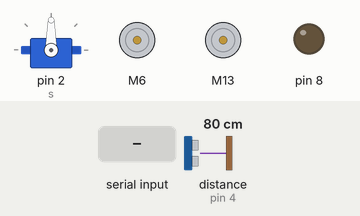
A sketch run on a simulated Arduino Uno, built with avr-gcc and run on an emulated ATmega328P. Parts: servo, 2 × DC motor (green arrow = forward, orange = backward, longer = faster), output pins drawn as LEDs (lit = HIGH). The inputs (shaded band) are chosen by the test bench; at power-on: distance to the obstacle (sensor on pin 4) 80 cm. The echo pulse lasts 58.3 µs per cm.

Above: at 1.2 s.
1.3 s: "3" received over Serial
At 2.2 s:
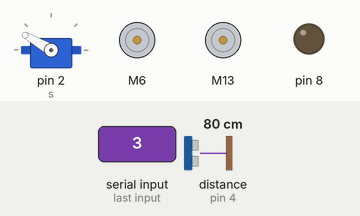
4.2 s: "1" received over Serial
At 5.5 s:
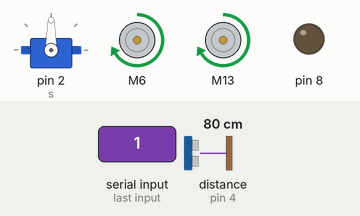
5.8 s: "2" received over Serial
At 7.2 s:
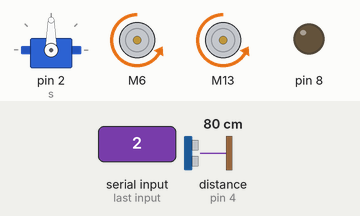
7.5 s: "4" received over Serial
At 8.4 s:
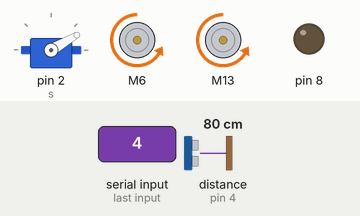
10.4 s: "6" received over Serial
At 11.7 s:
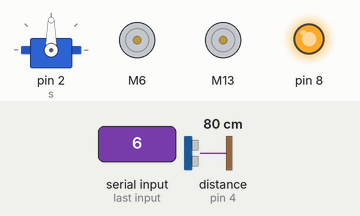
12.0 s: "5" received over Serial
At 13.0 s:
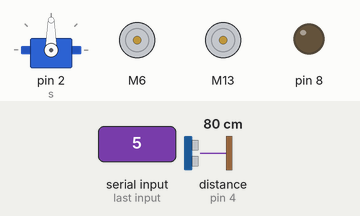
Timing chart, 0 to 14.5 s (numbered marks = the images above; inputs shaded):
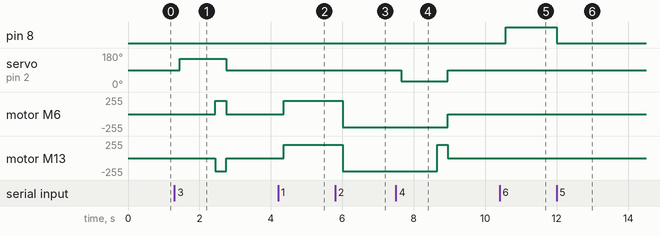

The sketch:

FinalProject.ino
```cpp
#include <Ultrasonic.h>
#include <Servo.h>
#include <L298N.h>

// object for ultrasinic sensor
Ultrasonic u = Ultrasonic(3, 4);  //trig, echo

// object for Servo Motor
Servo s = Servo();

// object for motors(L298N)
L298N m1 = L298N(5, 6, 7);     //(ena, in1,in2) // if the motor not working properly we should change the in1 and in2 setp1: 5,6,7//  step: 5,7,6;
L298N m2 = L298N(11, 13, 12);  //(enb, in3,in4)

void setup() {
  pinMode(8, OUTPUT);
  s.attach(2);

  m1.setSpeed(200);
  m2.setSpeed(200);

  Serial.begin(9600);
}

void loop() {
  int x = Serial.read();
  int d = u.read();

  if (d < 15) {
    m1.stop();
    m2.stop();
  }

  if (x == '1') {  // Forward
    if (d > 15) {
      m1.forward();
      m2.forward();
    }
  }
  if (x == '2') {  // Backward
    m1.backward();
    m2.backward();
  }
  if (x == '0') {  // Stop
    m1.stop();
    m2.stop();
  }

  if (x == '3') {  // Turn Left
    s.write(150);
    delay(1000);
    int d1 = u.read();
    if (d1 > 15) {
      m1.forward();
      m2.backward();
      delay(300);
      m1.stop();
      m2.stop();
    }
    s.write(90);
    delay(1000);
  }

  if (x == '4') {  // Turn Right
    s.write(30);
    delay(1000);
    int d2 = u.read();
    if (d2 > 15) {
      m1.backward();
      m2.forward();
      delay(300);
      m1.stop();
      m2.stop();
    }
    s.write(90);
    delay(1000);
  }

  if(x == '5'){
    digitalWrite(8, LOW);
  }
  if(x == '6'){
    digitalWrite(8, HIGH);
  }
  delay(200);
}
```

Measured:
- after the input at 1.3 s, servo on pin 2 (s): 90° → 150° after 0.14 s, → 90° 1.3 s later; motor M6: stopped → forward 200/255 after 1.1 s, → stopped 0.30 s later; motor M13: stopped → backward 200/255 after 1.1 s, → stopped 0.30 s later
- after the input at 4.2 s, motor M6, motor M13: stopped → forward 200/255 after 0.16 s
- after the input at 5.8 s, motor M6, motor M13: forward 200/255 → backward 200/255 after 0.21 s
- after the input at 7.5 s, servo on pin 2 (s): 90° → 30° after 0.15 s, → 90° 1.3 s later; motor M6: backward 200/255 → stopped after 1.5 s; motor M13: backward 200/255 → forward 200/255 after 1.2 s, → stopped 0.30 s later
- after the input at 10.4 s, pin 8: LOW → HIGH after 0.17 s
- after the input at 12.0 s, pin 8: HIGH → LOW at once
